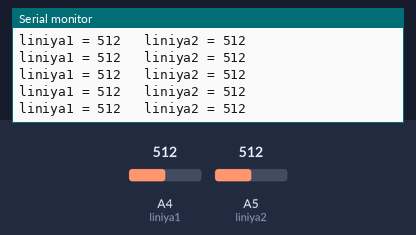
The sketch below on a simulated Arduino Uno, built with avr-gcc and run on an emulated ATmega328P. Shown: the last lines printed to the serial monitor. The inputs (shaded band) are chosen by the test bench; at power-on: A4 (liniya1) = 512, A5 (liniya2) = 512.

Above: at 1.2 s.
1.3 s: A4 (liniya1) set to 107
At 2.2 s:
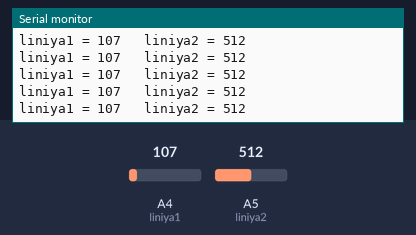
4.3 s: A4 (liniya1) set to 94
At 4.9 s:
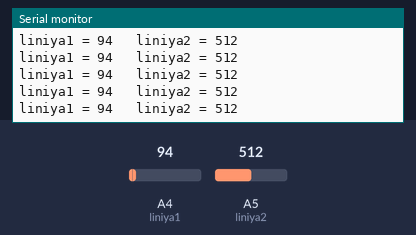
7.3 s: A5 (liniya2) set to 111
At 8.3 s:
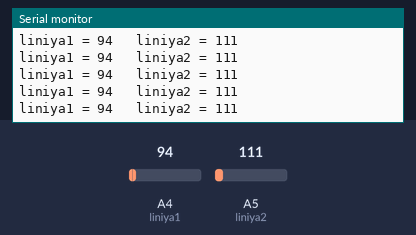
10.3 s: A5 (liniya2) set to 92
At 11.3 s:
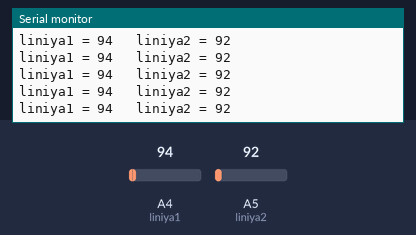
16.3 s: A5 (liniya2) set to 11
At 17.1 s:
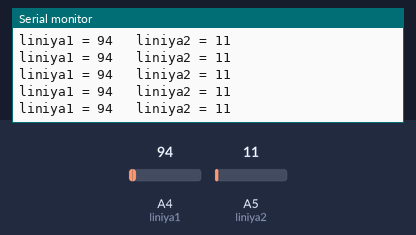
17.8 s: A5 (liniya2) set to 8
At 18.3 s:
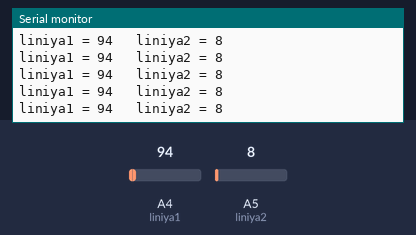
Timing chart, 0 to 20.8 s (numbered marks = the images above; inputs shaded):
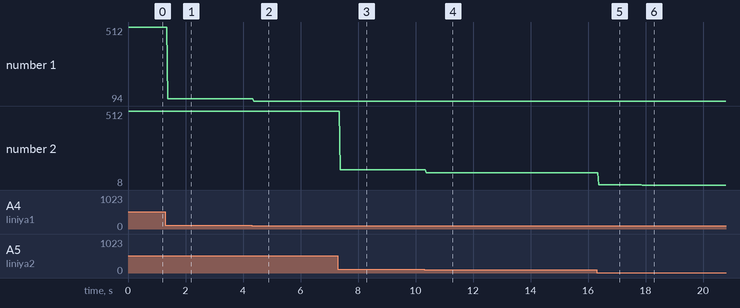

The sketch:

Test_datchik_linii.ino
```cpp
int liniya1  = A4;
int liniya2  = A5;

void setup() {
  Serial.begin(9600);   // Скорость работы порта
  Serial.print ("Datchik linii pokazatel "); // Выводим текст
  Serial.println();                             // Пустая строка
}

void loop() {
  int Lsig1 = analogRead(liniya1);  // Задаем переменную analogValue для считывания показаний
  int Lsig2 = analogRead(liniya2);
  Serial.print   ("liniya1 = ");
  Serial.print   (Lsig1);// Выводим значения
  Serial.print   ("   ");
  Serial.print   ("liniya2 = ");
  Serial.print   (Lsig2);// Выводим значения
  Serial.println ( );
 // delay(500);
}
```

Measured:
- after the input at 1.3 s, the serial monitor: prints a new line after 0.08 s (image 1)
- after the input at 4.3 s, the serial monitor: prints a new line after 0.08 s (image 2)
- after the input at 7.3 s, the serial monitor: prints a new line after 0.07 s (image 3)
- after the input at 10.3 s, the serial monitor: prints a new line after 0.07 s (image 4)
- after the input at 16.3 s, the serial monitor: prints a new line after 0.07 s (image 5)
- after the input at 17.8 s, the serial monitor: prints a new line after 0.08 s (image 6)
- plotted number 1: 512 → 107 after the input at 1.3 s, 107 → 94 after the input at 4.3 s
- plotted number 2: 512 → 111 after the input at 7.3 s, 111 → 92 after the input at 10.3 s, 92 → 11 after the input at 16.3 s, 11 → 8 after the input at 17.8 s
